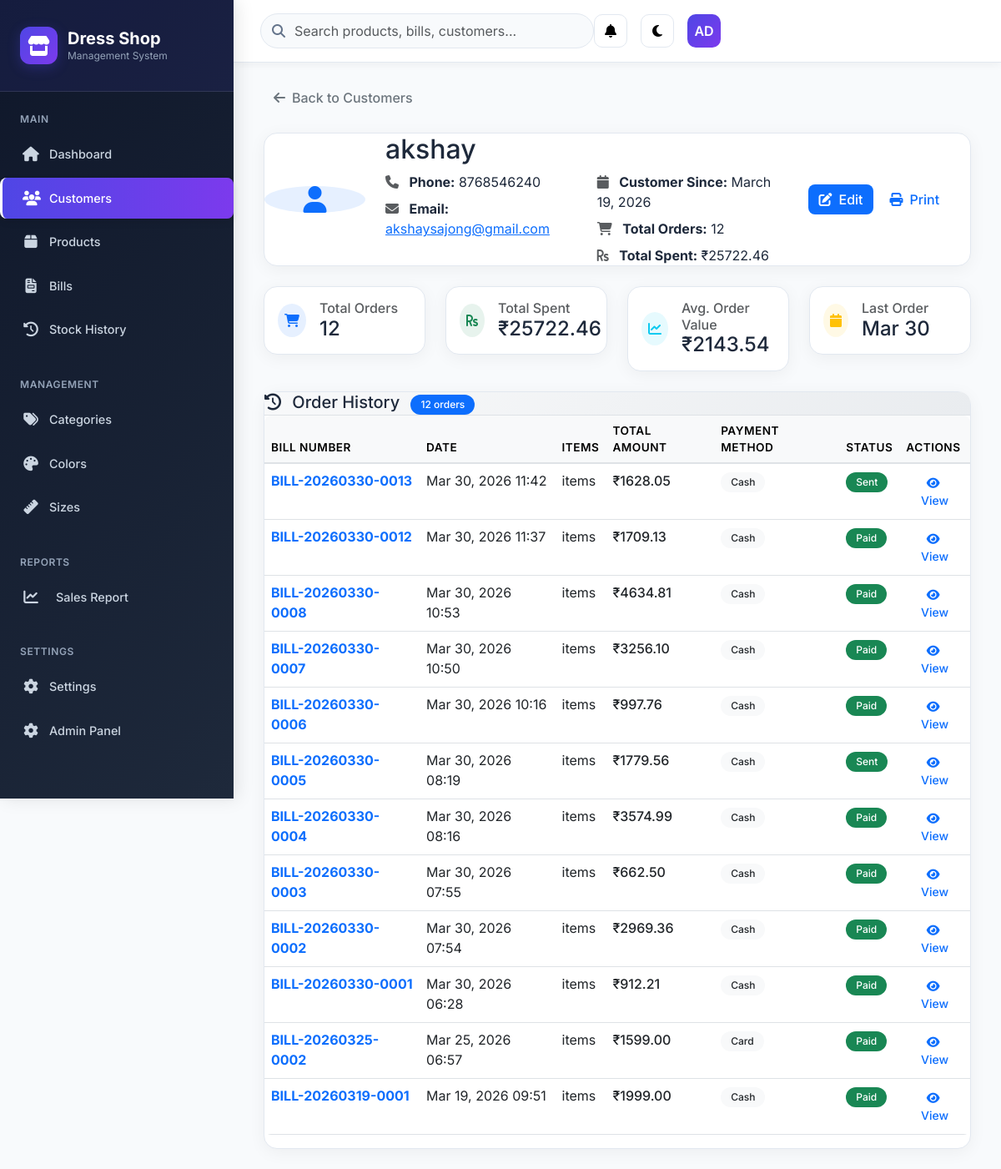
The page /customers/13/ on the database its author committed.
### shop/models.py (models this page shows, shortened)
class Customer(models.Model):
    name = models.CharField(max_length=200)
    phone = models.CharField(max_length=20)
    email = models.EmailField(blank=True)
    address = models.TextField(blank=True)
    date_of_birth = models.DateField(blank=True, null=True)
    gender = models.CharField(max_length=10, choices=[('male', 'Male'), ('female', 'Female'), ('other', 'Other')], blank=True)
    loyalty_points = models.PositiveIntegerField(default=0)
    created_at = models.DateTimeField(auto_now_add=True)

class Bill(models.Model):
    PAYMENT_METHODS = [
        ('cash', 'Cash'),
        ('card', 'Card'),
        ('upi', 'UPI'),
        ('net_banking', 'Net Banking'),
        ('wallet', 'Wallet'),
    ]
    STATUS_CHOICES = [
        ('pending', 'Pending'),
        ('paid', 'Paid'),
        ('cancelled', 'Cancelled'),
        ('refunded', 'Refunded'),
    ]
    bill_number = models.CharField(max_length=50, unique=True)
    customer = models.ForeignKey(Customer, on_delete=models.CASCADE, related_name='items')
    subtotal = models.DecimalField(max_digits=10, decimal_places=2)
    discount_amount = models.DecimalField(max_digits=10, decimal_places=2, default=0)
    tax_amount = models.DecimalField(max_digits=10, decimal_places=2, default=0)
    total_amount = models.DecimalField(max_digits=10, decimal_places=2)
    payment_method = models.CharField(max_length=20, choices=PAYMENT_METHODS)
    status = models.CharField(max_length=20, choices=STATUS_CHOICES, default='draft')
    notes = models.TextField(blank=True)
    created_at = models.DateTimeField(auto_now_add=True)
    class Meta:
        ordering = ['-created_at']
        verbose_name = 'Bill'
        verbose_name_plural = 'Bills'
    class Meta:
        ordering = ['-created_at']

### shop/views.py (the view)
# urls.py: path('customers/<int:customer_id>/', views.customer_detail, name='customer_detail'),
def customer_detail(request, customer_id):
    customer = get_object_or_404(Customer, id=customer_id)
    bills = customer.items.all().order_by('-created_at')
    total_bills = bills.count()
    total_amount = bills.aggregate(total=Sum('total_amount'))['total'] or Decimal('0')
    avg_order_value = total_amount / total_bills if total_bills > 0 else Decimal('0')
    context = {
        'customer': customer,
        'bills': bills,
        'total_bills': total_bills,
        'total_amount': total_amount,
        'avg_order_value': avg_order_value,
    }
    return render(request, 'shop/customer_detail.html', context)

### shop/context_processors.py (called while the page is built)
def shop_context(request):
    return {
        'shop_settings': {
            'SITE_NAME': 'Dress Shop Management',
            'VERSION': '2.0',
        },
        'media_url': settings.MEDIA_URL,
        'static_url': settings.STATIC_URL,
    }

### shop/templates/shop/customer_detail.html (shortened to what this page needs)
{% extends 'shop/base.html' %}
{% load static %}
{% block content %}
<div class="container-fluid">
    <div class="row mb-4">
        <div class="col-12">
            <a href="{% url 'shop:customer_management' %}" class="btn btn-outline-secondary">
                <i class="fas fa-arrow-left me-2"></i>Back to Customers
            </a>
        </div>
    </div>
    <div class="row mb-4">
        <div class="col-12">
            <div class="dashboard-card">
                <div class="card-body">
                    <div class="row align-items-center">
                        <div class="col-md-2">
                            <div class="avatar-lg bg-primary bg-opacity-10 rounded-circle d-flex align-items-center justify-content-center">
                                <i class="fas fa-user text-primary fa-2x"></i>
                            </div>
                        </div>
                        <div class="col-md-7">
                            <h2 class="mb-2">{{ customer.name }}</h2>
                            <div class="row">
                                <div class="col-md-6">
                                    <p class="mb-2">
                                        <i class="fas fa-phone me-2 text-muted"></i>
                                        <strong>Phone:</strong> {{ customer.phone }}
                                    </p>
                                    {% if customer.email %}
                                        <p class="mb-2">
                                            <i class="fas fa-envelope me-2 text-muted"></i>
                                            <strong>Email:</strong>
                                            <a href="mailto:{{ customer.email }}">{{ customer.email }}</a>
                                        </p>
                                    {% endif %}
                                </div>
                                <div class="col-md-6">
                                    <p class="mb-2">
                                        <i class="fas fa-calendar me-2 text-muted"></i>
                                        <strong>Customer Since:</strong> {{ customer.created_at|date:"F d, Y" }}
                                    </p>
                                    <p class="mb-2">
                                        <i class="fas fa-shopping-cart me-2 text-muted"></i>
                                        <strong>Total Orders:</strong> {{ total_bills }}
                                    </p>
                                    <p class="mb-0">
                                        <i class="fas fa-rupee-sign me-2 text-muted"></i>
                                        <strong>Total Spent:</strong> ₹{{ total_amount|floatformat:2 }}
                                    </p>
                                </div>
                            </div>
                        </div>
                        <div class="col-md-3">
                            <div class="d-flex gap-2">
                                <button class="btn btn-primary"
                                        hx-get="{% url 'shop:edit_customer' customer.id %}"
                                        hx-target="#editCustomerModal .modal-body"
                                        hx-trigger="click"
                                        data-bs-toggle="modal"
                                        data-bs-target="#editCustomerModal">
                                    <i class="fas fa-edit me-2"></i>Edit
                                </button>
                                <button class="btn btn-outline-primary"
                                        onclick="window.print()">
                                    <i class="fas fa-print me-2"></i>Print
                                </button>
                            </div>
                        </div>
                    </div>
                </div>
            </div>
        </div>
    </div>
    <div class="row mb-4">
        <div class="col-md-3">
            <div class="dashboard-card p-3">
                <div class="d-flex align-items-center">
                    <div class="flex-shrink-0">
                        <div class="bg-primary bg-opacity-10 rounded-circle p-2">
                            <i class="fas fa-shopping-cart text-primary"></i>
                        </div>
                    </div>
                    <div class="flex-grow-1 ms-3">
                        <h6 class="mb-0 text-muted">Total Orders</h6>
                        <h4 class="mb-0">{{ total_bills }}</h4>
                    </div>
                </div>
            </div>
        </div>
        <div class="col-md-3">
            <div class="dashboard-card p-3">
                <div class="d-flex align-items-center">
                    <div class="flex-shrink-0">
                        <div class="bg-success bg-opacity-10 rounded-circle p-2">
                            <i class="fas fa-rupee-sign text-success"></i>
                        </div>
                    </div>
                    <div class="flex-grow-1 ms-3">
                        <h6 class="mb-0 text-muted">Total Spent</h6>
                        <h4 class="mb-0">₹{{ total_amount|floatformat:2 }}</h4>
                    </div>
                </div>
            </div>
        </div>
        <div class="col-md-3">
            <div class="dashboard-card p-3">
                <div class="d-flex align-items-center">
                    <div class="flex-shrink-0">
                        <div class="bg-info bg-opacity-10 rounded-circle p-2">
                            <i class="fas fa-chart-line text-info"></i>
                        </div>
                    </div>
                    <div class="flex-grow-1 ms-3">
                        <h6 class="mb-0 text-muted">Avg. Order Value</h6>
                        <h4 class="mb-0">₹{{ avg_order_value|floatformat:2 }}</h4>
                    </div>
                </div>
            </div>
        </div>
        <div class="col-md-3">
            <div class="dashboard-card p-3">
                <div class="d-flex align-items-center">
                    <div class="flex-shrink-0">
                        <div class="bg-warning bg-opacity-10 rounded-circle p-2">
                            <i class="fas fa-calendar text-warning"></i>
                        </div>
                    </div>
                    <div class="flex-grow-1 ms-3">
                        <h6 class="mb-0 text-muted">Last Order</h6>
                        <h4 class="mb-0">
                            {% if bills %}
                                {{ bills.0.created_at|date:"M d" }}
                            {% else %}
                                Never
                            {% endif %}
                        </h4>
                    </div>
                </div>
            </div>
        </div>
    </div>
    <div class="row">
        <div class="col-12">
            <div class="dashboard-card">
                <div class="card-header bg-white border-bottom">
                    <h5 class="mb-0">
                        <i class="fas fa-history me-2"></i>
                        Order History
                        <span class="badge bg-primary ms-2">{{ total_bills }} orders</span>
                    </h5>
                </div>
                <div class="card-body">
                    {% if bills %}
                        <div class="table-responsive">
                            <table class="table table-hover">
                                <thead class="table-light">
                                    <tr>
                                        <th>Bill Number</th>
                                        <th>Date</th>
                                        <th>Items</th>
                                        <th>Total Amount</th>
                                        <th>Payment Method</th>
                                        <th>Status</th>
                                        <th>Actions</th>
                                    </tr>
                                </thead>
                                <tbody>
                                    {% for bill in bills %}
                                        <tr>
                                            <td>
                                                <a href="{% url 'shop:bill_detail' bill.bill_number %}" class="text-decoration-none">
                                                    <strong>{{ bill.bill_number }}</strong>
                                                </a>
                                            </td>
                                            <td>{{ bill.created_at|date:"M d, Y H:i" }}</td>
                                            <td>{{ bill.billitem_set.count }} items</td>
                                            <td class="fw-medium">₹{{ bill.total_amount|floatformat:2 }}</td>
                                            <td>
                                                <span class="badge bg-light text-dark">
                                                    {{ bill.get_payment_method_display }}
                                                </span>
                                            </td>
                                            <td>
                                                <span class="badge bg-{{ bill.status|yesno:'success,warning,danger' }}">
                                                    {{ bill.get_status_display|title }}
                                                </span>
                                            </td>
                                            <td>
                                                <a href="{% url 'shop:bill_detail' bill.bill_number %}"
                                                   class="btn btn-sm btn-outline-primary">
                                                    <i class="fas fa-eye me-1"></i>View
                                                </a>
                                            </td>
                                        </tr>
                                    {% endfor %}
                                </tbody>
                            </table>
                        </div>
                    {% endif %}
                </div>
            </div>
        </div>
    </div>
</div>
{% endblock %}

### static/css/style.css (style rules this page uses)
:root { --primary-color: #007bff; --secondary-color: #6c757d; --success-color: #28a745; --warning-color: #ffc107; --danger-color: #dc3545; --info-color: #17a2b8; --light-color: #f8f9fa; --dark-color: #343a40; }
body { background-color: #f8f9fa; font-family: 'Segoe UI', Tahoma, Geneva, Verdana, sans-serif; }
.card-header { background: linear-gradient(135deg, #f8f9fa 0%, #e9ecef 100%); border-bottom: 2px solid #dee2e6; border-radius: 12px 12px 0 0 !important; }
.btn { border-radius: 8px; font-weight: 500; transition: all 0.3s ease; border: none; }
.table { border-radius: 8px; overflow: hidden; }
.table thead th { border-bottom: 2px solid #dee2e6; font-weight: 600; text-transform: uppercase; font-size: 0.85rem; letter-spacing: 0.5px; }
.table tbody tr { transition: background-color 0.3s ease; }
.badge { font-size: 0.75rem; padding: 6px 12px; border-radius: 20px; font-weight: 500; }

### shop/templates/shop/base.html (style rules this page uses)
:root { --primary-color: #4f46e5; --secondary-color: #7c3aed; --accent-color: #ec4899; --dark-bg: #1e293b; --sidebar-bg: #0f172a; --card-bg: #ffffff; --text-primary: #1e293b; --text-secondary: #64748b; --border-color: #e2e8f0; --hover-bg: #334155; --active-bg: #4f46e5; }
* { margin: 0; padding: 0; box-sizing: border-box; }
body { font-family: 'Inter', sans-serif; background-color: #f8fafc; color: var(--text-primary); }
.dashboard-card { background: white; border-radius: 16px; border: 1px solid var(--border-color); box-shadow: 0 4px 20px rgba(0, 0, 0, 0.05); transition: all 0.3s ease; }

### rows shown on the page
Customer: name "akshay", phone "8768546240", email "akshaysajong@gmail.com", created_at "March 19, 2026"
Bill: created_at "Mar 30", bill_number "BILL-20260330-0013", created_at "Mar 30, 2026 11:42", total_amount "1628.05", payment_method "Cash", status "Sent"
Bill: bill_number "BILL-20260330-0012", created_at "Mar 30, 2026 11:37", total_amount "1709.13", payment_method "Cash", status "Paid"
Bill: bill_number "BILL-20260330-0008", created_at "Mar 30, 2026 10:53", total_amount "4634.81", payment_method "Cash", status "Paid"
Bill: bill_number "BILL-20260330-0007", created_at "Mar 30, 2026 10:50", total_amount "3256.10", payment_method "Cash", status "Paid"
Bill: bill_number "BILL-20260330-0006", created_at "Mar 30, 2026 10:16", total_amount "997.76", payment_method "Cash", status "Paid"
Bill: bill_number "BILL-20260330-0005", created_at "Mar 30, 2026 08:19", total_amount "1779.56", payment_method "Cash", status "Sent"
Bill: bill_number "BILL-20260330-0004", created_at "Mar 30, 2026 08:16", total_amount "3574.99", payment_method "Cash", status "Paid"
Bill: bill_number "BILL-20260330-0003", created_at "Mar 30, 2026 07:55", total_amount "662.50", payment_method "Cash", status "Paid"
Bill: bill_number "BILL-20260330-0002", created_at "Mar 30, 2026 07:54", total_amount "2969.36", payment_method "Cash", status "Paid"
Bill: bill_number "BILL-20260330-0001", created_at "Mar 30, 2026 06:28", total_amount "912.21", payment_method "Cash", status "Paid"
Bill: bill_number "BILL-20260325-0002", created_at "Mar 25, 2026 06:57", total_amount "1599.00", payment_method "Card", status "Paid"
Bill: bill_number "BILL-20260319-0001", created_at "Mar 19, 2026 09:51", total_amount "1999.00", payment_method "Cash", status "Paid"

### other values the page prints
{{ total_bills }} "12"
{{ total_amount|floatformat:2 }} "25722.46"
{{ avg_order_value|floatformat:2 }} "2143.54"
